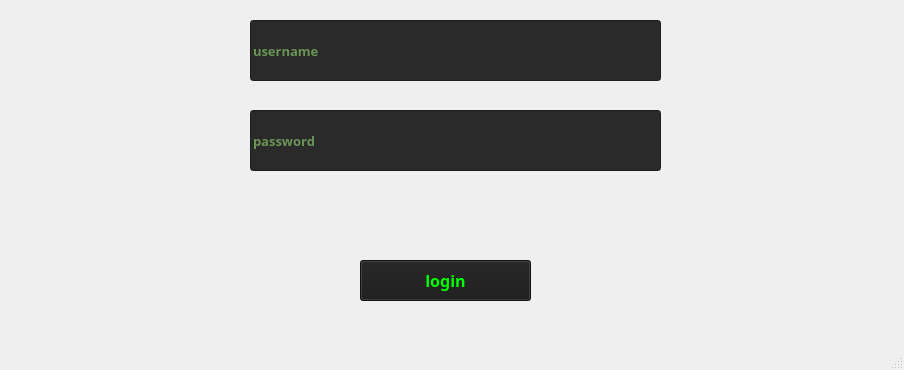
<?xml version="1.0" encoding="UTF-8"?>
<ui version="4.0">
 <class>MainWindow</class>
 <widget class="QMainWindow" name="MainWindow">
  <property name="geometry">
   <rect>
    <x>0</x>
    <y>0</y>
    <width>904</width>
    <height>370</height>
   </rect>
  </property>
  <property name="windowTitle">
   <string>MainWindow</string>
  </property>
  <widget class="QWidget" name="centralwidget">
   <widget class="QLineEdit" name="loginUsername">
    <property name="geometry">
     <rect>
      <x>250</x>
      <y>20</y>
      <width>411</width>
      <height>61</height>
     </rect>
    </property>
    <property name="font">
     <font>
      <family>Myriad Pro Light</family>
      <pointsize>10</pointsize>
      <weight>75</weight>
      <bold>true</bold>
     </font>
    </property>
    <property name="styleSheet">
     <string notr="true">background-color: rgb(42, 42, 42);
color: rgb(170, 255, 127);</string>
    </property>
    <property name="placeholderText">
     <string>username</string>
    </property>
   </widget>
   <widget class="QLineEdit" name="loginUserPass">
    <property name="geometry">
     <rect>
      <x>250</x>
      <y>110</y>
      <width>411</width>
      <height>61</height>
     </rect>
    </property>
    <property name="font">
     <font>
      <family>Myriad Pro Light</family>
      <pointsize>10</pointsize>
      <weight>75</weight>
      <bold>true</bold>
     </font>
    </property>
    <property name="styleSheet">
     <string notr="true">background-color: rgb(42, 42, 42);
color: rgb(170, 255, 127);</string>
    </property>
    <property name="echoMode">
     <enum>QLineEdit::Password</enum>
    </property>
    <property name="placeholderText">
     <string>password</string>
    </property>
   </widget>
   <widget class="QLabel" name="loginError">
    <property name="geometry">
     <rect>
      <x>260</x>
      <y>200</y>
      <width>401</width>
      <height>31</height>
     </rect>
    </property>
    <property name="text">
     <string/>
    </property>
   </widget>
   <widget class="QPushButton" name="loginBtn">
    <property name="geometry">
     <rect>
      <x>360</x>
      <y>260</y>
      <width>171</width>
      <height>41</height>
     </rect>
    </property>
    <property name="font">
     <font>
      <family>Myriad Pro Light</family>
      <pointsize>12</pointsize>
      <weight>75</weight>
      <bold>true</bold>
     </font>
    </property>
    <property name="styleSheet">
     <string notr="true">background-color: rgb(27, 27, 27);
color: rgb(0, 255, 0);</string>
    </property>
    <property name="text">
     <string>login</string>
    </property>
   </widget>
  </widget>
  <widget class="QMenuBar" name="menubar">
   <property name="geometry">
    <rect>
     <x>0</x>
     <y>0</y>
     <width>904</width>
     <height>26</height>
    </rect>
   </property>
  </widget>
  <widget class="QStatusBar" name="statusbar"/>
 </widget>
 <resources/>
 <connections/>
</ui>
